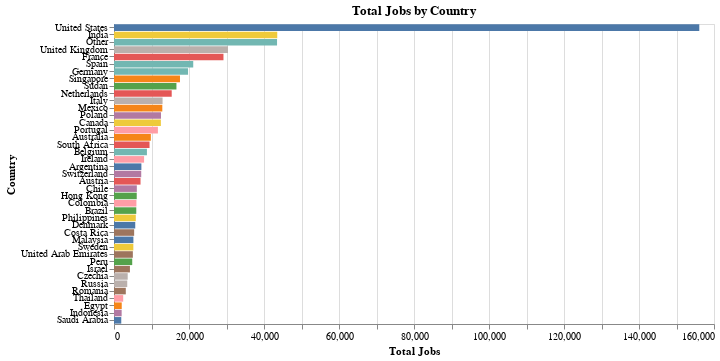

The notebook cell this image was saved under:
### Code cell
bar_chart_tot_jobs = alt.Chart(country_stats).mark_bar().encode(
    x=alt.X('total_jobs:Q', title='Total Jobs'),
    y=alt.Y('job_country:N', title='Country', sort='-x'),
    color=alt.Color('job_country:N', legend=None),
    tooltip=['job_country', 'total_jobs']
).properties(
    title='Total Jobs by Country',
    width=600,
    height=300
)

bar_chart_tot_jobs

### Figure 1 — Vega-Lite specification as saved in the notebook (floating-point values rounded to 4 significant figures)
{"config": {"view": {"continuousWidth": 300, "continuousHeight": 300}}, "data": {"name": "data-c6a1fdfdd8f09ccc5edf52f56327ba04"}, "mark": {"type": "bar"}, "encoding": {"color": {"field": "job_country", "legend": null, "type": "nominal"}, "tooltip": [{"field": "job_country", "type": "nominal"}, {"field": "total_jobs", "type": "quantitative"}], "x": {"field": "total_jobs", "title": "Total Jobs", "type": "quantitative"}, "y": {"field": "job_country", "sort": "-x", "title": "Country", "type": "nominal"}}, "height": 300, "title": "Total Jobs by Country", "width": 600, "$schema": "https://vega.github.io/schema/vega-lite/v5.20.1.json", "datasets": {"data-c6a1fdfdd8f09ccc5edf52f56327ba04": [{"job_country": "United States", "total_jobs": 156077, "remote_percentage": 10.47, "no_degree_percentage": 13.99}, {"job_country": "India", "total_jobs": 43534, "remote_percentage": 9.68, "no_degree_percentage": 25.75}, {"job_country": "Other", "total_jobs": 43479, "remote_percentage": 11.34, "no_degree_percentage": 31.64}, {"job_country": "United Kingdom", "total_jobs": 30399, "remote_percentage": 9.29, "no_degree_percentage": 48.34}, {"job_country": "France", "total_jobs": 29192, "remote_percentage": 4.23, "no_degree_percentage": 21.04}, {"job_country": "Spain", "total_jobs": 21129, "remote_percentage": 11.28, "no_degree_percentage": 40.48}, {"job_country": "Germany", "total_jobs": 19747, "remote_percentage": 5.49, "no_degree_percentage": 43.11}, {"job_country": "Singapore", "total_jobs": 17595, "remote_percentage": 1.04, "no_degree_percentage": 26.47}, {"job_country": "Sudan", "total_jobs": 16650, "remote_percentage": 15.44, "no_degree_percentage": 11.64}, {"job_country": "Netherlands", "total_jobs": 15390, "remote_percentage": 3.63, "no_degree_percentage": 41.83}, {"job_country": "Italy", "total_jobs": 12952, "remote_percentage": 4.56, "no_degree_percentage": 18.76}, {"job_country": "Mexico", "total_jobs": 12883, "remote_percentage": 11.4, "no_degree_percentage": 34.88}, {"job_country": "Poland", "total_jobs": 12529, "remote_percentage": 12.7, "no_degree_percentage": 50.2}, {"job_country": "Canada", "total_jobs": 12499, "remote_percentage": 16.63, "no_degree_percentage": 29.3}, {"job_country": "Portugal", "total_jobs": 11708, "remote_percentage": 6.53, "no_degree_percentage": 33.36}, {"job_country": "Australia", "total_jobs": 9825, "remote_percentage": 3.92, "no_degree_percentage": 51.3}, {"job_country": "South Africa", "total_jobs": 9476, "remote_percentage": 3.46, "no_degree_percentage": 23.72}, {"job_country": "Belgium", "total_jobs": 8781, "remote_percentage": 2.72, "no_degree_percentage": 30.85}, {"job_country": "Ireland", "total_jobs": 8026, "remote_percentage": 7.95, "no_degree_percentage": 35.98}, {"job_country": "Argentina", "total_jobs": 7304, "remote_percentage": 14.33, "no_degree_percentage": 45.33}, {"job_country": "Switzerland", "total_jobs": 7261, "remote_percentage": 3.08, "no_degree_percentage": 32.49}, {"job_country": "Austria", "total_jobs": 7073, "remote_percentage": 3.12, "no_degree_percentage": 45.6}, {"job_country": "Chile", "total_jobs": 6089, "remote_percentage": 9.87, "no_degree_percentage": 47.46}, {"job_country": "Hong Kong", "total_jobs": 6064, "remote_percentage": 1.09, "no_degree_percentage": 26.95}, {"job_country": "Colombia", "total_jobs": 5979, "remote_percentage": 1.91, "no_degree_percentage": 42.21}, {"job_country": "Brazil", "total_jobs": 5940, "remote_percentage": 22.58, "no_degree_percentage": 49.07}, {"job_country": "Philippines", "total_jobs": 5813, "remote_percentage": 9.22, "no_degree_percentage": 32.34}, {"job_country": "Denmark", "total_jobs": 5666, "remote_percentage": 4.89, "no_degree_percentage": 34.96}, {"job_country": "Costa Rica", "total_jobs": 5374, "remote_percentage": 4.71, "no_degree_percentage": 27.97}, {"job_country": "Malaysia", "total_jobs": 5173, "remote_percentage": 0.68, "no_degree_percentage": 24.47}, {"job_country": "Sweden", "total_jobs": 5158, "remote_percentage": 3.94, "no_degree_percentage": 45.75}, {"job_country": "United Arab Emirates", "total_jobs": 5026, "remote_percentage": 1.49, "no_degree_percentage": 28.33}, {"job_country": "Peru", "total_jobs": 4860, "remote_percentage": 13.11, "no_degree_percentage": 41.4}, {"job_country": "Israel", "total_jobs": 4247, "remote_percentage": 3.13, "no_degree_percentage": 28.63}, {"job_country": "Czechia", "total_jobs": 3653, "remote_percentage": 4.74, "no_degree_percentage": 48.32}, {"job_country": "Russia", "total_jobs": 3533, "remote_percentage": 24.31, "no_degree_percentage": 55.84}, {"job_country": "Romania", "total_jobs": 3145, "remote_percentage": 22.23, "no_degree_percentage": 43.82}, {"job_country": "Thailand", "total_jobs": 2453, "remote_percentage": 2.49, "no_degree_percentage": 24.17}, {"job_country": "Egypt", "total_jobs": 2062, "remote_percentage": 5.63, "no_degree_percentage": 24.78}, {"job_country": "Indonesia", "total_jobs": 2040, "remote_percentage": 6.08, "no_degree_percentage": 27.55}, {"job_country": "Saudi Arabia", "total_jobs": 1938, "remote_percentage": 1.75, "no_degree_percentage": 21.36}]}}
